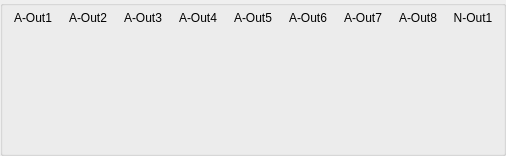
    <widget class="QGroupBox" name="groupBox_5">
     <property name="styleSheet">
      <string notr="true"/>
     </property>
     <property name="title">
      <string/>
     </property>
     <layout class="QGridLayout" name="gridLayout_4">
      <property name="leftMargin">
       <number>5</number>
      </property>
      <property name="topMargin">
       <number>5</number>
      </property>
      <property name="rightMargin">
       <number>5</number>
      </property>
      <property name="bottomMargin">
       <number>5</number>
      </property>
      <property name="horizontalSpacing">
       <number>5</number>
      </property>
      <property name="verticalSpacing">
       <number>2</number>
      </property>
      <item row="0" column="7">
       <widget class="QLabel" name="label_A_Out8">
        <property name="minimumSize">
         <size>
          <width>50</width>
          <height>0</height>
         </size>
        </property>
        <property name="text">
         <string>A-Out8</string>
        </property>
        <property name="alignment">
         <set>Qt::AlignCenter</set>
        </property>
       </widget>
      </item>
      <item row="1" column="5">
       <widget class="VolumeWidget" name="Meter_AOut_6" native="true">
        <property name="minimumSize">
         <size>
          <width>33</width>
          <height>121</height>
         </size>
        </property>
        <property name="maximumSize">
         <size>
          <width>33</width>
          <height>121</height>
         </size>
        </property>
        <property name="MaxValue" stdset="0">
         <number>0</number>
        </property>
        <property name="MinValue" stdset="0">
         <number>-100</number>
        </property>
        <property name="SingleTrack" stdset="0">
         <bool>true</bool>
        </property>
        <property name="ScaleLabel" stdset="0">
         <bool>true</bool>
        </property>
       </widget>
      </item>
      <item row="0" column="2">
       <widget class="QLabel" name="label_A_Out3">
        <property name="minimumSize">
         <size>
          <width>50</width>
          <height>0</height>
         </size>
        </property>
        <property name="text">
         <string>A-Out3</string>
        </property>
        <property name="alignment">
         <set>Qt::AlignCenter</set>
        </property>
       </widget>
      </item>
      <item row="1" column="3">
       <widget class="VolumeWidget" name="Meter_AOut_4" native="true">
        <property name="minimumSize">
         <size>
          <width>33</width>
          <height>121</height>
         </size>
        </property>
        <property name="maximumSize">
         <size>
          <width>33</width>
          <height>121</height>
         </size>
        </property>
        <property name="MaxValue" stdset="0">
         <number>0</number>
        </property>
        <property name="MinValue" stdset="0">
         <number>-100</number>
        </property>
        <property name="SingleTrack" stdset="0">
         <bool>true</bool>
        </property>
        <property name="ScaleLabel" stdset="0">
         <bool>true</bool>
        </property>
       </widget>
      </item>
      <item row="1" column="1">
       <widget class="VolumeWidget" name="Meter_AOut_2" native="true">
        <property name="minimumSize">
         <size>
          <width>33</width>
          <height>121</height>
         </size>
        </property>
        <property name="maximumSize">
         <size>
          <width>33</width>
          <height>121</height>
         </size>
        </property>
        <property name="MaxValue" stdset="0">
         <number>0</number>
        </property>
        <property name="MinValue" stdset="0">
         <number>-100</number>
        </property>
        <property name="SingleTrack" stdset="0">
         <bool>true</bool>
        </property>
        <property name="ScaleLabel" stdset="0">
         <bool>true</bool>
        </property>
       </widget>
      </item>
      <item row="1" column="0">
       <widget class="VolumeWidget" name="Meter_AOut_1" native="true">
        <property name="minimumSize">
         <size>
          <width>33</width>
          <height>121</height>
         </size>
        </property>
        <property name="maximumSize">
         <size>
          <width>33</width>
          <height>121</height>
         </size>
        </property>
        <property name="MaxValue" stdset="0">
         <number>0</number>
        </property>
        <property name="MinValue" stdset="0">
         <number>-100</number>
        </property>
        <property name="SingleTrack" stdset="0">
         <bool>true</bool>
        </property>
        <property name="ScaleLabel" stdset="0">
         <bool>true</bool>
        </property>
       </widget>
      </item>
      <item row="1" column="2">
       <widget class="VolumeWidget" name="Meter_AOut_3" native="true">
        <property name="minimumSize">
         <size>
          <width>33</width>
          <height>121</height>
         </size>
        </property>
        <property name="maximumSize">
         <size>
          <width>33</width>
          <height>121</height>
         </size>
        </property>
        <property name="MaxValue" stdset="0">
         <number>0</number>
        </property>
        <property name="MinValue" stdset="0">
         <number>-100</number>
        </property>
        <property name="SingleTrack" stdset="0">
         <bool>true</bool>
        </property>
        <property name="ScaleLabel" stdset="0">
         <bool>true</bool>
        </property>
       </widget>
      </item>
      <item row="0" column="6">
       <widget class="QLabel" name="label_A_Out7">
        <property name="minimumSize">
         <size>
          <width>50</width>
          <height>0</height>
         </size>
        </property>
        <property name="text">
         <string>A-Out7</string>
        </property>
        <property name="alignment">
         <set>Qt::AlignCenter</set>
        </property>
       </widget>
      </item>
      <item row="1" column="6">
       <widget class="VolumeWidget" name="Meter_AOut_7" native="true">
        <property name="minimumSize">
         <size>
          <width>33</width>
          <height>121</height>
         </size>
        </property>
        <property name="maximumSize">
         <size>
          <width>33</width>
          <height>121</height>
         </size>
        </property>
        <property name="MaxValue" stdset="0">
         <number>0</number>
        </property>
        <property name="MinValue" stdset="0">
         <number>-100</number>
        </property>
        <property name="SingleTrack" stdset="0">
         <bool>true</bool>
        </property>
        <property name="ScaleLabel" stdset="0">
         <bool>true</bool>
        </property>
       </widget>
      </item>
      <item row="0" column="5">
       <widget class="QLabel" name="label_A_Out6">
        <property name="minimumSize">
         <size>
          <width>50</width>
          <height>0</height>
         </size>
        </property>
        <property name="text">
         <string>A-Out6</string>
        </property>
        <property name="alignment">
         <set>Qt::AlignCenter</set>
        </property>
       </widget>
      </item>
      <item row="0" column="8">
       <widget class="QLabel" name="label_N_Out1">
        <property name="minimumSize">
         <size>
          <width>50</width>
          <height>0</height>
         </size>
        </property>
        <property name="text">
         <string>N-Out1</string>
        </property>
        <property name="alignment">
         <set>Qt::AlignCenter</set>
        </property>
       </widget>
      </item>
      <item row="1" column="7">
       <widget class="VolumeWidget" name="Meter_AOut_8" native="true">
        <property name="minimumSize">
         <size>
          <width>33</width>
          <height>121</height>
         </size>
        </property>
        <property name="maximumSize">
         <size>
          <width>33</width>
          <height>121</height>
         </size>
        </property>
        <property name="MaxValue" stdset="0">
         <number>0</number>
        </property>
        <property name="MinValue" stdset="0">
         <number>-100</number>
        </property>
        <property name="SingleTrack" stdset="0">
         <bool>true</bool>
        </property>
        <property name="ScaleLabel" stdset="0">
         <bool>true</bool>
        </property>
       </widget>
      </item>
      <item row="0" column="3">
       <widget class="QLabel" name="label_A_Out4">
        <property name="minimumSize">
         <size>
          <width>50</width>
          <height>0</height>
         </size>
        </property>
        <property name="text">
         <string>A-Out4</string>
        </property>
        <property name="alignment">
         <set>Qt::AlignCenter</set>
        </property>
       </widget>
      </item>
      <item row="0" column="1">
       <widget class="QLabel" name="label_A_Out2">
        <property name="minimumSize">
         <size>
          <width>50</width>
          <height>0</height>
         </size>
        </property>
        <property name="text">
         <string>A-Out2</string>
        </property>
        <property name="alignment">
         <set>Qt::AlignCenter</set>
        </property>
       </widget>
      </item>
      <item row="0" column="0">
       <widget class="QLabel" name="label_A_Out1">
        <property name="minimumSize">
         <size>
          <width>50</width>
          <height>0</height>
         </size>
        </property>
        <property name="text">
         <string>A-Out1</string>
        </property>
        <property name="alignment">
         <set>Qt::AlignCenter</set>
        </property>
       </widget>
      </item>
      <item row="1" column="8">
       <widget class="VolumeWidget" name="Meter_AOut_9" native="true">
        <property name="minimumSize">
         <size>
          <width>33</width>
          <height>121</height>
         </size>
        </property>
        <property name="maximumSize">
         <size>
          <width>33</width>
          <height>121</height>
         </size>
        </property>
        <property name="MaxValue" stdset="0">
         <number>0</number>
        </property>
        <property name="MinValue" stdset="0">
         <number>-100</number>
        </property>
        <property name="SingleTrack" stdset="0">
         <bool>true</bool>
        </property>
        <property name="ScaleLabel" stdset="0">
         <bool>true</bool>
        </property>
       </widget>
      </item>
      <item row="0" column="4">
       <widget class="QLabel" name="label_A_Out5">
        <property name="minimumSize">
         <size>
          <width>50</width>
          <height>0</height>
         </size>
        </property>
        <property name="text">
         <string>A-Out5</string>
        </property>
        <property name="alignment">
         <set>Qt::AlignCenter</set>
        </property>
       </widget>
      </item>
      <item row="1" column="4">
       <widget class="VolumeWidget" name="Meter_AOut_5" native="true">
        <property name="minimumSize">
         <size>
          <width>33</width>
          <height>121</height>
         </size>
        </property>
        <property name="maximumSize">
         <size>
          <width>33</width>
          <height>121</height>
         </size>
        </property>
        <property name="MaxValue" stdset="0">
         <number>0</number>
        </property>
        <property name="MinValue" stdset="0">
         <number>-100</number>
        </property>
        <property name="SingleTrack" stdset="0">
         <bool>true</bool>
        </property>
        <property name="ScaleLabel" stdset="0">
         <bool>true</bool>
        </property>
       </widget>
      </item>
     </layout>
    </widget>
